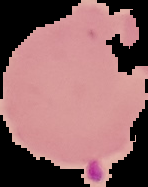
#> input picture dataset/augmented/testing_set/parasitized/C103P64ThinF_IMG_20150918_164553_cell_171.png, 148 x 187 px, found by its file name; its folder holds only this picture in this run
$ python augment_data.py
#> lines starting #> are read from the running program, lines starting #| are printed output that depends on the picture
from PIL import Image
import os

# directories
ORIGINAL_DIR = r"C:\ce301_harding_kiernan_j_w\dataset\augmented\old_training_set\parasitized"
DEST_DIR = r"C:\ce301_harding_kiernan_j_w\dataset\augmented\training_set\parasitized"

count = 0
errors = 0
for file_name in os.listdir(ORIGINAL_DIR):
    try:
        print(str(count) + ": " + file_name)
        colourImg = Image.open(ORIGINAL_DIR + "/" + file_name)
#> colourImg is the input picture: PIL image 148x187 RGB; mean R, G, B 144.5, 101.7, 103.3
        file_name = file_name[:-4]
        colourImg.save(DEST_DIR + "/" + file_name + "_a0.png")

        colourImg = colourImg.transpose(Image.ROTATE_90)
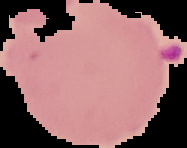
#> colourImg: PIL image 187x148 RGB; mean R, G, B 144.5, 101.7, 103.3
        colourImg.save(DEST_DIR + "/" + file_name + "_a90.png")

        colourImg = colourImg.transpose(Image.ROTATE_180)
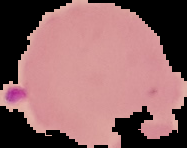
#> colourImg: PIL image 187x148 RGB; mean R, G, B 144.5, 101.7, 103.3
        colourImg.save(DEST_DIR + "/" + file_name + "_a180.png")

        colourImg = colourImg.transpose(Image.ROTATE_270)
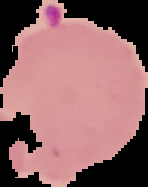
#> colourImg: PIL image 148x187 RGB; mean R, G, B 144.5, 101.7, 103.3
        colourImg.save(DEST_DIR + "/" + file_name + "_a270.png")

        count += 1
    except:
        errors +=1
        print("ERROR " + str(errors))

print("ERRORS: " + str(errors))

$ run again, on dataset/augmented/testing_set/parasitized/C124P85ThinF_IMG_20151002_153825_cell_194.png
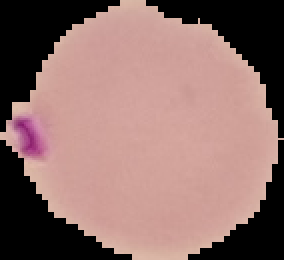
#> input picture dataset/augmented/testing_set/parasitized/C124P85ThinF_IMG_20151002_153825_cell_194.png, 142 x 130 px, found by its file name (shown 2 times larger)
#> colourImg is the input picture: PIL image 142x130 RGB; mean R, G, B 143.3, 111.2, 106.8
#> `colourImg = colourImg.transpose(Image.ROTATE_180)`:
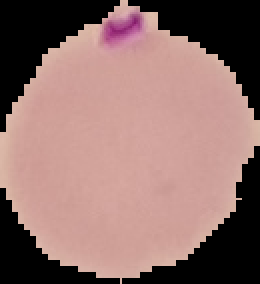
#> colourImg: PIL image 130x142 RGB (shown 2 times larger); mean R, G, B 143.3, 111.2, 106.8
#> `colourImg = colourImg.transpose(Image.ROTATE_270)`:
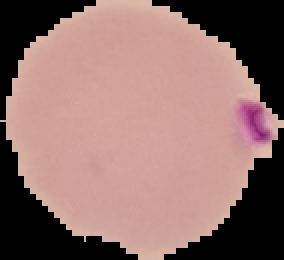
#> colourImg: PIL image 142x130 RGB (shown 2 times larger); mean R, G, B 143.3, 111.2, 106.8

$ run again, on dataset/augmented/testing_set/parasitized/C136P97ThinF_IMG_20151005_140538_cell_120.png
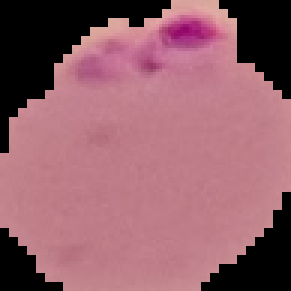
#> input picture dataset/augmented/testing_set/parasitized/C136P97ThinF_IMG_20151005_140538_cell_120.png, 97 x 97 px, found by its file name (shown 3 times larger)
#> colourImg is the input picture: PIL image 97x97 RGB; mean R, G, B 147, 95.8, 106.1
#> `colourImg = colourImg.transpose(Image.ROTATE_180)`:
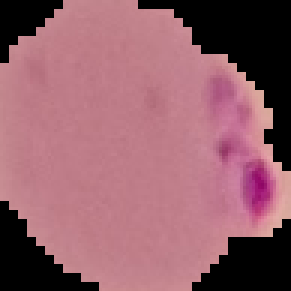
#> colourImg: PIL image 97x97 RGB (shown 3 times larger); mean R, G, B 147, 95.8, 106.1
#> `colourImg = colourImg.transpose(Image.ROTATE_270)`:
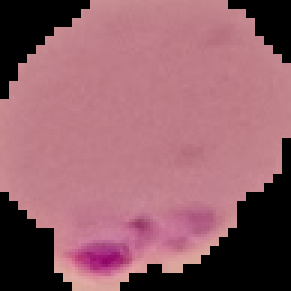
#> colourImg: PIL image 97x97 RGB (shown 3 times larger); mean R, G, B 147, 95.8, 106.1

$ run again, on dataset/augmented/testing_set/parasitized/C137P98ThinF_IMG_20151005_155704_cell_54.png
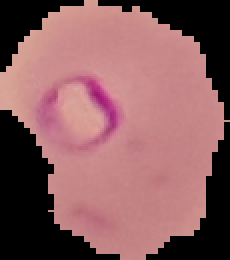
#> input picture dataset/augmented/testing_set/parasitized/C137P98ThinF_IMG_20151005_155704_cell_54.png, 115 x 130 px, found by its file name (shown 2 times larger)
#> colourImg is the input picture: PIL image 115x130 RGB; mean R, G, B 136.9, 92.4, 94.4
#> `colourImg = colourImg.transpose(Image.ROTATE_180)`:
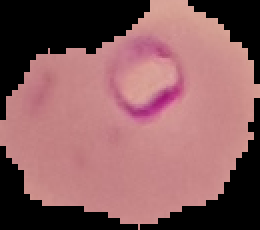
#> colourImg: PIL image 130x115 RGB (shown 2 times larger); mean R, G, B 136.9, 92.4, 94.4
#> `colourImg = colourImg.transpose(Image.ROTATE_270)`:
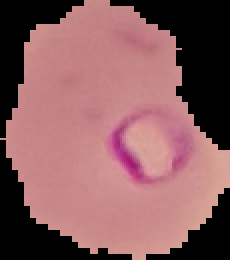
#> colourImg: PIL image 115x130 RGB (shown 2 times larger); mean R, G, B 136.9, 92.4, 94.4

$ run again, on dataset/augmented/testing_set/parasitized/C114P75ThinF_IMG_20150930_150013_cell_194.png
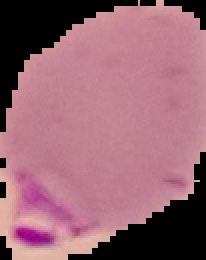
#> input picture dataset/augmented/testing_set/parasitized/C114P75ThinF_IMG_20150930_150013_cell_194.png, 103 x 130 px, found by its file name (shown 2 times larger)
#> colourImg is the input picture: PIL image 103x130 RGB; mean R, G, B 151.5, 101.7, 114.7
#> `colourImg = colourImg.transpose(Image.ROTATE_180)`:
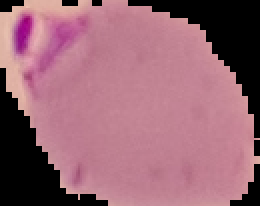
#> colourImg: PIL image 130x103 RGB (shown 2 times larger); mean R, G, B 151.5, 101.7, 114.7
#> `colourImg = colourImg.transpose(Image.ROTATE_270)`:
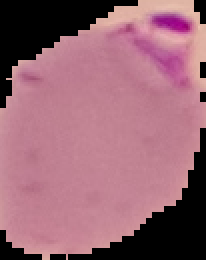
#> colourImg: PIL image 103x130 RGB (shown 2 times larger); mean R, G, B 151.5, 101.7, 114.7
